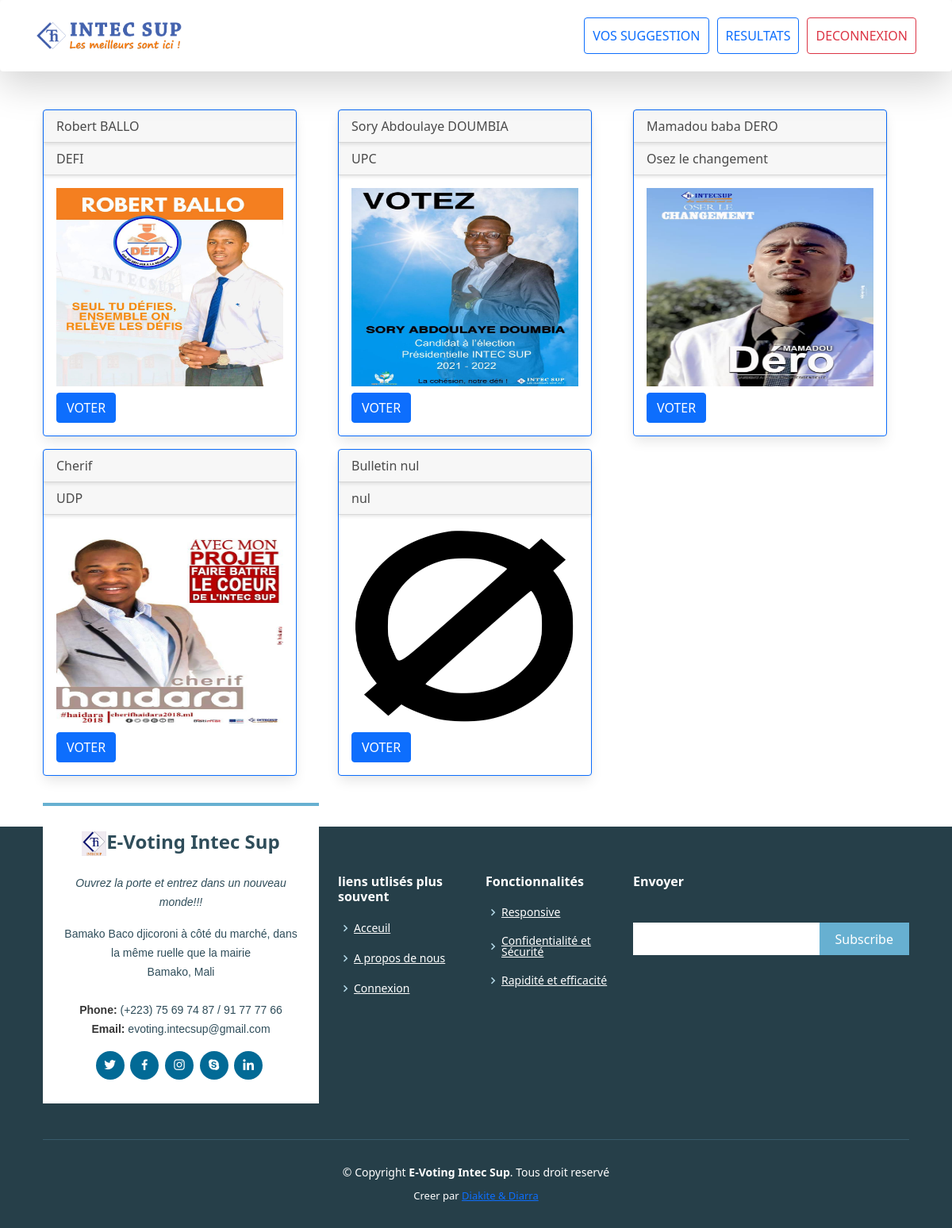
Screenshot of /?page=addvote (signed in) with the database file from the repository.
### tables this page shows
CREATE TABLE IF NOT EXISTS `candidat` (
  `id_candidat` int NOT NULL AUTO_INCREMENT,
  `nom_candidat` varchar(60) DEFAULT NULL,
  `nom_partie` text,
  `photo_parti` text,
  PRIMARY KEY (`id_candidat`),
  UNIQUE KEY `photo` (`id_candidat`)
);

### model/candidat.php (called while the page is built, shortened)
<?php
    class Candidat{
        function getAllCandidat(){
            $ob_connexion=new Connexion();
            $db=$ob_connexion->getDB();
            $allCandidat=null;
            if (!is_null($db))
             {
                $sql="SELECT * from candidat";
                $result=$db->query($sql);
                $allCandidat=$result->fetchAll(PDO::FETCH_ASSOC);
             }
          return $allCandidat;
    }
    }
?>

### view/vote/addvote.php (the view, shortened to what this page needs)
<?php include 'view/partager/cdt-header.php';?>
<div class="container">
<div class="row">
<div class="col-md-12 ">
        <form method='POST' action='controller/votecontroller.php'>
<div class="row">
        <?php
            foreach($listeCandidat as $ele){
         ?>
        <div class="col-md-4">
            <div class="card border-primary mb-3" style="max-width: 20rem;">
                <div class="card-header"><?php echo $ele['nom_candidat'] ?> </div>
                <div class="card-header"><?php echo $ele['nom_partie'] ?>  </div>
                <div class="card-body text-primary">
                   <h5 class="card-title"><img src="controller/candidats/<?php echo $ele['photo_parti'];?>" class="img-fluid taille" ></h5>
                   <button class="btn btn-primary" name="choix_vote" value="<?php echo $ele['id_candidat']; ?>" >VOTER</button>
               </div>
            </div>
         </div>
        <?php
             }
        ?>
            </div>
      </form>
        </div>
    </div>
</div>
 <?php include 'view/partager/footer.php';?>

### view/vote/addvote.php (style rules this page uses)
.taille { width: 320px; height: 250px; }

### rows the page displays
candidat: nom_candidat "Robert BALLO", nom_partie "DEFI", photo_parti (picture), $ele['id_candidat'] 13 (drawn)
candidat: nom_candidat "Sory Abdoulaye DOUMBIA", nom_partie "UPC", photo_parti (picture), $ele['id_candidat'] 14 (drawn)
candidat: nom_candidat "Mamadou baba DERO", nom_partie "Osez le changement", photo_parti (picture), $ele['id_candidat'] 15 (drawn)
candidat: nom_candidat "Cherif", nom_partie "UDP", photo_parti (picture), $ele['id_candidat'] 16 (drawn)
candidat: nom_candidat "Bulletin nul", nom_partie "nul", photo_parti (picture), $ele['id_candidat'] 17 (drawn)
